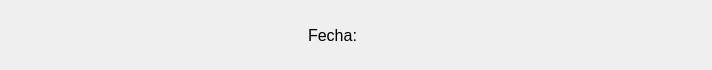
         <widget class="QWidget" name="widget_3" native="true">
          <property name="maximumSize">
           <size>
            <width>16777215</width>
            <height>70</height>
           </size>
          </property>
          <layout class="QHBoxLayout" name="horizontalLayout_7">
           <item>
            <layout class="QHBoxLayout" name="horizontalLayout_6">
             <property name="spacing">
              <number>0</number>
             </property>
             <item>
              <spacer name="horizontalSpacer">
               <property name="orientation">
                <enum>Qt::Horizontal</enum>
               </property>
               <property name="sizeHint" stdset="0">
                <size>
                 <width>288</width>
                 <height>20</height>
                </size>
               </property>
              </spacer>
             </item>
             <item>
              <widget class="QWidget" name="widget_6" native="true">
               <layout class="QHBoxLayout" name="horizontalLayout_2">
                <item>
                 <widget class="QLabel" name="label_2">
                  <property name="font">
                   <font>
                    <pointsize>12</pointsize>
                   </font>
                  </property>
                  <property name="text">
                   <string>Fecha:</string>
                  </property>
                  <property name="alignment">
                   <set>Qt::AlignCenter</set>
                  </property>
                 </widget>
                </item>
               </layout>
              </widget>
             </item>
             <item>
              <widget class="QWidget" name="widget_7" native="true">
               <layout class="QHBoxLayout" name="horizontalLayout_3">
                <item>
                 <widget class="QLabel" name="fechaLasso">
                  <property name="font">
                   <font>
                    <pointsize>12</pointsize>
                   </font>
                  </property>
                  <property name="text">
                   <string/>
                  </property>
                  <property name="alignment">
                   <set>Qt::AlignCenter</set>
                  </property>
                 </widget>
                </item>
               </layout>
              </widget>
             </item>
             <item>
              <spacer name="horizontalSpacer_12">
               <property name="orientation">
                <enum>Qt::Horizontal</enum>
               </property>
               <property name="sizeHint" stdset="0">
                <size>
                 <width>308</width>
                 <height>20</height>
                </size>
               </property>
              </spacer>
             </item>
            </layout>
           </item>
          </layout>
         </widget>
